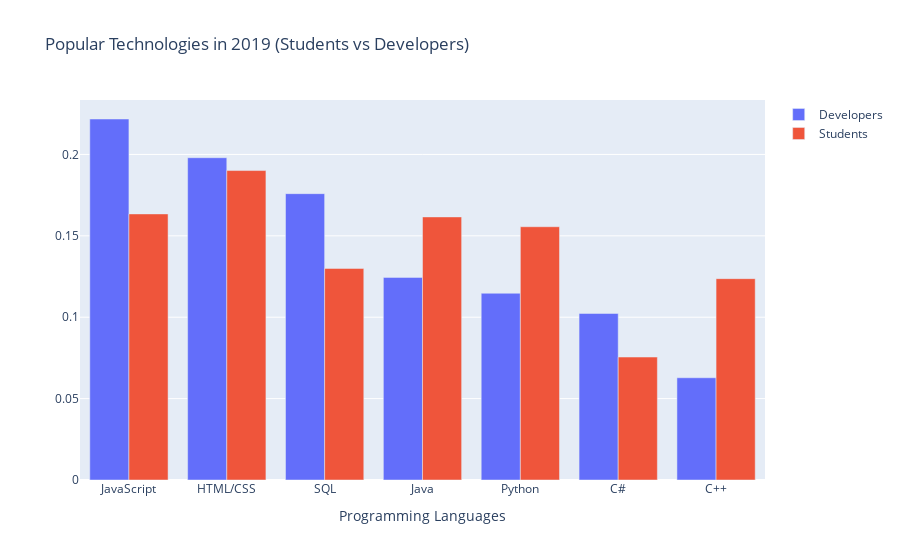

The cell this chart's notebook holds for it:
### Code cell
x =['JavaScript',"HTML/CSS", 'SQL', 'Java',"Python","C#","C++"]

fig = go.Figure(data=[
    go.Bar(name='Developers', x=x, y=langs["Count%2019"]),
    go.Bar(name='Students', x=x, y=langs["Count%2019_stud"])
])
# Change the bar mode
fig.update_layout(barmode='group')
fig.update_layout(
    title="Popular Technologies in 2019 (Students vs Developers)",
    xaxis_title="Programming Languages",
    yaxis_title=" ")
fig.show()

### Figure 1 — Plotly figure (JSON) as saved in the notebook; plotly's stock layout.template omitted (floating-point values rounded to 4 significant figures)
{"data": [{"name": "Developers", "type": "bar", "x": ["JavaScript", "HTML/CSS", "SQL", "Java", "Python", "C#", "C++"], "y": [0.2218, 0.198, 0.1759, 0.1245, 0.1147, 0.1023, 0.06281]}, {"name": "Students", "type": "bar", "x": ["JavaScript", "HTML/CSS", "SQL", "Java", "Python", "C#", "C++"], "y": [0.1635, 0.1901, 0.13, 0.1616, 0.1556, 0.07554, 0.1237]}], "layout": {"barmode": "group", "title": {"text": "Popular Technologies in 2019 (Students vs Developers)"}, "xaxis": {"title": {"text": "Programming Languages"}}, "yaxis": {"title": {"text": " "}}}}
